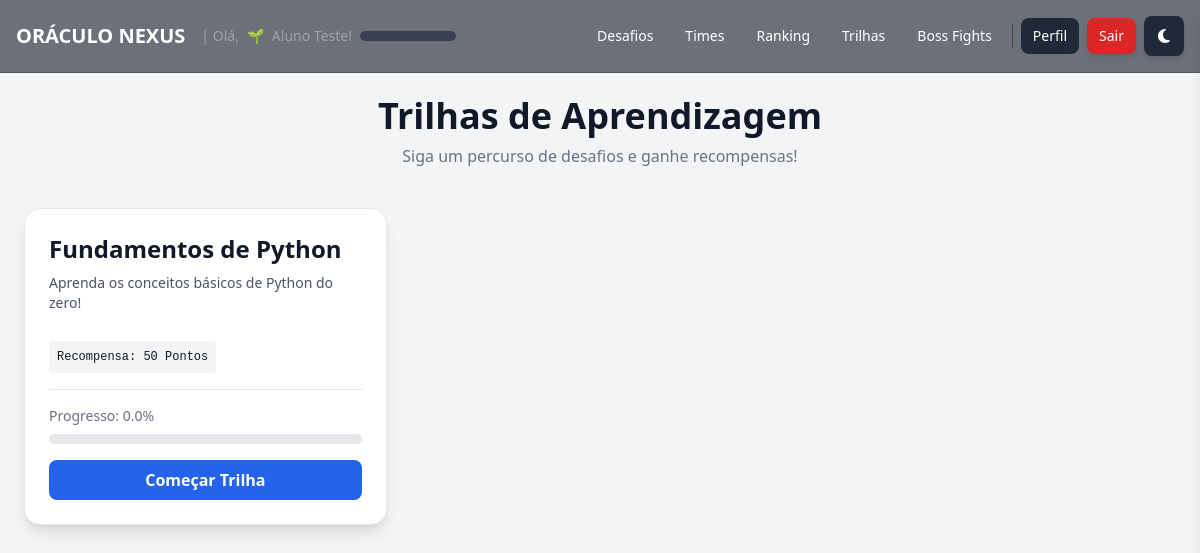
The app's page /paths (signed in) with its own data.
### app.py (models this page shows)
class Level(db.Model):
    id = db.Column(db.Integer, primary_key=True)
    name = db.Column(db.String(50), unique=True, nullable=False)
    min_points = db.Column(db.Integer, unique=True, nullable=False, index=True)
    insignia = db.Column(db.String(255), nullable=True)  # URL ou emoji

class User(UserMixin, db.Model):
    id = db.Column(db.Integer, primary_key=True)
    name = db.Column(db.String(100), nullable=False)
    email = db.Column(db.String(100), unique=True, nullable=False)
    password = db.Column(db.String(200), nullable=False)
    is_admin = db.Column(db.Boolean, default=False)
    phone = db.Column(db.String(20))
    registered_at = db.Column(db.DateTime, default=datetime.utcnow)
    last_login = db.Column(db.DateTime)
    points = db.Column(db.Integer, default=0)
    level_id = db.Column(db.Integer, db.ForeignKey('level.id'), nullable=True)
    level = db.relationship('Level', backref='users')
    team_id = db.Column(db.Integer, db.ForeignKey('team.id'), nullable=True)
    avatar_url = db.Column(db.String(255), nullable=True)

class LearningPath(db.Model):
    id = db.Column(db.Integer, primary_key=True)
    name = db.Column(db.String(150), unique=True, nullable=False)
    description = db.Column(db.Text, nullable=True)
    reward_points = db.Column(db.Integer, default=100)
    is_active = db.Column(db.Boolean, default=True)
    challenges = db.relationship('PathChallenge', order_by='PathChallenge.step', cascade='all, delete-orphan', back_populates='path')

### app.py (the view)
@app.route('/paths')
@login_required
def list_paths():
    all_paths = LearningPath.query.filter_by(is_active=True).all()
    completed_challenges_ids = {uc.challenge_id for uc in current_user.completed_challenges}
    completed_paths_ids = {up.path_id for up in UserPathProgress.query.filter_by(user_id=current_user.id).all()}
    paths_with_progress = []
    for path in all_paths:
        total_steps = len(path.challenges)
        completed_steps = 0
        for pc in path.challenges:
            if pc.challenge_id in completed_challenges_ids:
                completed_steps += 1
        progress_percentage = (completed_steps / total_steps) * 100 if total_steps > 0 else 0
        paths_with_progress.append({
            'path': path,
            'progress': progress_percentage,
            'is_completed': path.id in completed_paths_ids
        })
    return render_template('paths.html', paths_data=paths_with_progress)

### app.py (called while the page is built)
@login_manager.user_loader
def load_user(user_id):
    return User.query.get(int(user_id))

@app.context_processor
def inject_user_gamification_data():
    if current_user.is_authenticated and current_user.level:
        return dict(user_level_insignia=current_user.level.insignia)
    return dict(user_level_insignia='')

@app.context_processor
def inject_gamification_progress():
    if not current_user.is_authenticated:
        return {}
    progress_data = {'percentage': 0, 'next_level_points': None}
    if current_user.level:
        current_level = current_user.level
        next_level = Level.query.filter(Level.min_points > current_level.min_points).order_by(Level.min_points.asc()).first()
        if next_level:
            points_for_level = next_level.min_points - current_level.min_points
            points_achieved = current_user.points - current_level.min_points
            progress_data['percentage'] = max(0, min(100, (points_achieved / points_for_level) * 100 if points_for_level > 0 else 100))
            progress_data['next_level_points'] = next_level.min_points
        else:
            progress_data['percentage'] = 100
    return dict(progress=progress_data)

### templates/paths.html (shortened to what this page needs)
{% extends "base_user.html" %}
{% block content %}
<div class="w-full max-w-6xl mx-auto">
    <div class="text-center mb-10">
        <h1 class="text-4xl font-bold text-gray-900 dark:text-white">Trilhas de Aprendizagem</h1>
        <p class="text-gray-500 dark:text-gray-400 mt-2">Siga um percurso de desafios e ganhe recompensas!</p>
    </div>
    <div class="grid grid-cols-1 md:grid-cols-2 lg:grid-cols-3 gap-8">
        {% for path_data in paths_data %}
        <div class="bg-white dark:bg-gray-800 p-6 rounded-2xl shadow-lg border border-gray-200 dark:border-gray-700 flex flex-col">
            <div class="flex-grow">
                <h2 class="text-2xl font-bold text-gray-900 dark:text-white">{{ path_data.path.name }}</h2>
                <p class="text-gray-600 dark:text-gray-400 mt-2 text-sm min-h-[60px]">{{ path_data.path.description }}</p>
                <p class="text-xs font-mono bg-gray-100 dark:bg-gray-700 p-2 rounded mt-2 inline-block">Recompensa: {{ path_data.path.reward_points }} Pontos</p>
            </div>
            <div class="mt-4 border-t border-gray-200 dark:border-gray-700 pt-4">
                <p class="text-sm text-gray-500 dark:text-gray-400 mb-2">Progresso: {{ path_data.progress | round(0) }}%</p>
                <div class="w-full bg-gray-200 dark:bg-gray-700 rounded-full h-2.5">
                </div>
                <div class="mt-4">
                    <a href="{{ url_for('view_path', path_id=path_data.path.id) }}" class="w-full block text-center bg-blue-600 text-white font-semibold py-2 px-4 rounded-lg hover:bg-blue-700 transition">
                        {{ 'Continuar Trilha' if path_data.progress > 0 else 'Começar Trilha' }}
                    </a>
                </div>
            </div>
        </div>
        {% else %}
        <p class="text-gray-500 dark:text-gray-400 md:col-span-3 text-center">Nenhuma trilha de aprendizagem ativa no momento.</p>
        {% endfor %}
    </div>
</div>
{% endblock %}

### templates/base_user.html (shortened to what this page needs)
<!DOCTYPE html>
<html lang="pt-BR" class="">
<head>
    <script src="https://cdn.tailwindcss.com"></script>
    <link href="{{ url_for('static', filename='styles.css') }}" rel="stylesheet">
    <link rel="stylesheet" href="https://cdnjs.cloudflare.com/ajax/libs/font-awesome/6.4.2/css/all.min.css">
</head>
<body class="bg-gray-100 dark:bg-gray-900 text-gray-900 dark:text-gray-100 flex flex-col min-h-screen font-sans">
    <header class="fixed top-0 left-0 right-0 z-20 bg-gray-900/60 backdrop-blur-lg border-b border-gray-700/50 p-4 flex justify-between items-center text-white">
        <div class="flex items-center space-x-4">
            <a href="{{ url_for('index') }}" class="text-xl font-bold hover:text-gray-300 transition">ORÁCULO NEXUS</a>
            <div class="text-sm text-gray-400 hidden lg:flex items-center space-x-2">
                <span>| Olá,</span>
                {% if current_user.level and current_user.level.insignia %}
                    {% if 'cloudinary' in current_user.level.insignia %}
                        <img src="{{ current_user.level.insignia }}" alt="{{ current_user.level.name }}" class="w-5 h-5 rounded-full inline-block">
                    {% else %}
                        <span>{{ current_user.level.insignia }}</span>
                    {% endif %}
                {% endif %}
                <span>{{ current_user.name }}!</span>
                <div class="w-24 bg-gray-700 rounded-full h-2.5 ml-2" title="{{ progress.percentage|round(1) }}%">
                </div>
            </div>
        </div>
        <nav class="hidden md:flex items-center space-x-2">
            <a href="{{ url_for('list_challenges') }}" class="text-sm px-3 py-2 rounded-lg hover:bg-gray-700 transition">Desafios</a>
            <a href="{{ url_for('teams_list') }}" class="text-sm px-3 py-2 rounded-lg hover:bg-gray-700 transition">Times</a>
            <a href="{{ url_for('ranking') }}" class="text-sm px-3 py-2 rounded-lg hover:bg-gray-700 transition">Ranking</a>
            <a href="{{ url_for('list_paths') }}" class="text-sm px-3 py-2 rounded-lg hover:bg-gray-700 transition">Trilhas</a>
            <a href="{{ url_for('list_boss_fights') }}" class="text-sm px-3 py-2 rounded-lg hover:bg-gray-700 transition">Boss Fights</a>
            <a href="{{ url_for('profile') }}" class="text-sm px-3 py-2 bg-gray-800 text-white rounded-lg hover:bg-gray-700 transition">Perfil</a>
            <a href="{{ url_for('logout') }}" class="text-sm px-3 py-2 bg-red-600 text-white rounded-lg hover:bg-red-500 transition shadow-md">Sair</a>
            <button id="theme-toggle" title="Alternar tema" class="w-10 h-10 flex items-center justify-center bg-gray-800 rounded-lg hover:bg-gray-700 transition shadow-md">
                <i class="fas fa-moon"></i>
            </button>
        </nav>
    </header>
    <main class="flex-1 flex flex-col items-center pt-24 pb-4 px-4 w-full">
        {% block content %}{% endblock %}
    </main>
</body>
</html>

### static/styles.css (style rules this page uses)
:root { --primary-500: #3b82f6; --primary-600: #2563eb; --success-500: #10b981; --error-500: #ef4444; --bg-light-primary: #f3f4f6; --bg-light-secondary: #ffffff; --bg-light-tertiary: #f9fafb; --text-light-primary: #111827; --text-light-secondary: #6b7280; --border-light: #e5e7eb; --chat-user-bubble-bg: linear-gradient(135deg, #3b82f6, #60a5fa); --chat-bot-bubble-bg: #f3f4f6; --chat-welcome-bubble-bg: #eef2ff; --font-family-base: 'Inter', -apple-system, BlinkMacSystemFont, 'Segoe UI', Roboto, sans-serif; }
*, *::before, *::after { box-sizing: border-box; margin: 0; padding: 0; }
html { scroll-behavior: smooth; }
body { font-family: var(--font-family-base); line-height: 1.6; background-color: var(--bg-light-primary); color: var(--text-light-primary); transition: background-color 0.3s, color 0.3s; }

### records on screen
Level: level.insignia "🌱"
User: name "Aluno Teste"
LearningPath: path.name "Fundamentos de Python", path.description "Aprenda os conceitos básicos de Python do zero!", path.reward_points "50"

### other values on screen
{{ path_data.progress | round(0) }} "0.0"
{{ 'Continuar Trilha' if path_data.progress > 0 else 'Começar Trilha' }} "Começar Trilha"
